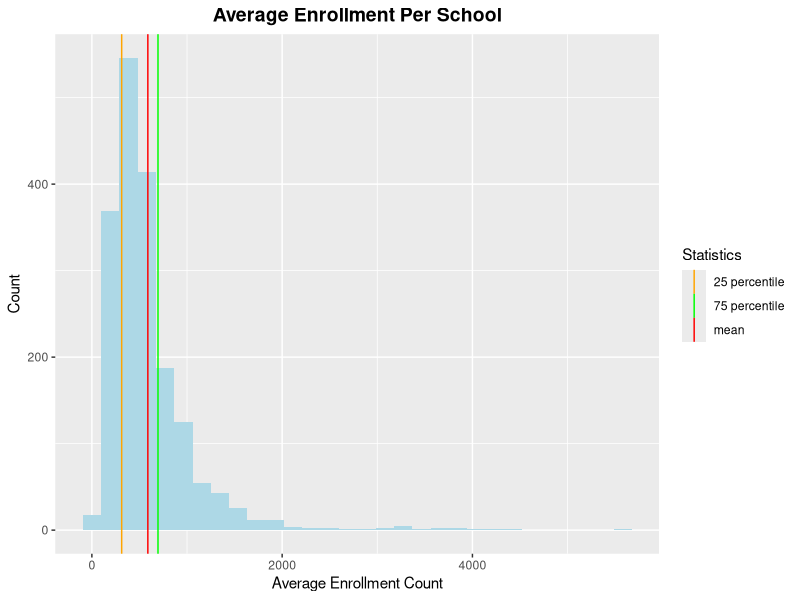
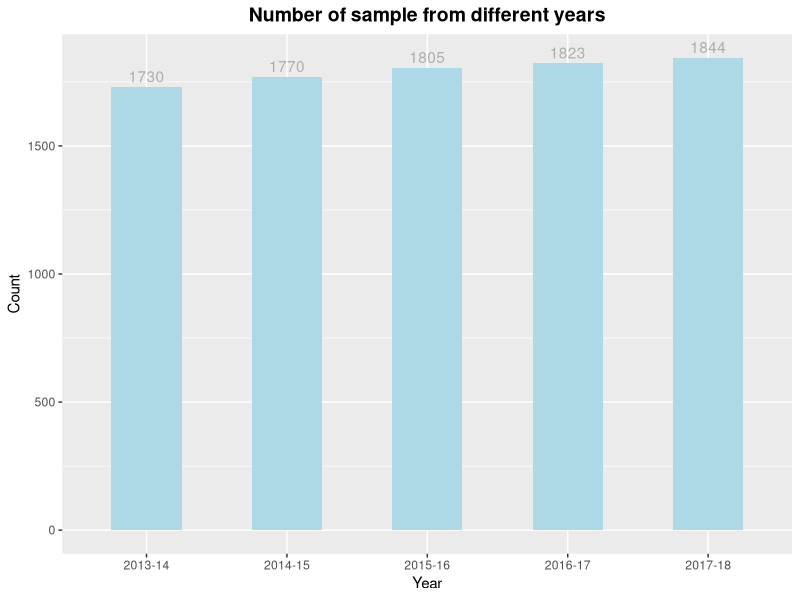

Generate these figures, in order, with R:
## ---- chunk 1
library(knitr)
library(ggplot2)
library(tidyr)
library(tidyverse)
library(dplyr)
## ---- chunk 2
school = read.csv("School.csv")
school_cleaned <- school %>%
  select(-c(DBN, X..Students.with.Disabilities, 
            X..Students.with.Disabilities.1, 
            X..English.Language.Learners,
            X..English.Language.Learners.1,
            Economic.Need.Index))
colnames(school_cleaned)[c(4, 18:33)] <- c("Grade.PK", "Female.count", "Female.percentage",
                                           "Male.count", "Male.percentage", "Asian.count",
                                           "Asian.percentage", "Black.count", "Black.percentage",
                                           "Hispanic.count", "Hispanic.percentage", "Other.count",
                                           "Other.percentage", "White.count", "White.percentage",
                                           "Poverty.count", "Poverty.percentage")
#sample data description
kable(summary(school_cleaned[, c("Total.Enrollment", "Grade.K", 
                                 "Grade.12", "Male.count", "Asian.percentage",
                                 "Poverty.count")]))
## ---- chunk 3
school_enroll <- school %>%
  group_by(School.Name) %>%
  summarise(Avg.Enroll = mean(Total.Enrollment))
p <- school_enroll %>%
  ggplot(mapping = aes(x = Avg.Enroll)) +
  geom_histogram(fill = "lightblue") +
  ggtitle("Average Enrollment Per School") +
  xlab("Average Enrollment Count") + ylab("Count")
p + 
    scale_color_manual(name = "Statistics", values = c(mean = "red", 
                                                     `25 percentile` = "orange",
                                                     `75 percentile` = "green")) +
  geom_vline(aes(xintercept = mean(school_enroll$Avg.Enroll), color = "mean")) +
  geom_vline(aes(xintercept = quantile(school_enroll$Avg.Enroll)[2], color = "25 percentile")) +
  geom_vline(aes(xintercept = quantile(school_enroll$Avg.Enroll)[4], color = "75 percentile")) +
  theme(plot.title = element_text(hjust = 0.5, face  = "bold", size = 14))
## ---- chunk 4
p <- ggplot(data= school, aes(x = Year)) +
  geom_bar(fill = "lightblue",width =0.5) +
  ggtitle("Number of sample from different years")+
  ylab("Count") +
  geom_text(stat='count',aes(label=..count..), position = position_dodge(width = 0.9), 
            vjust = -0.4, color = "grey68") +
  theme(plot.title = element_text(hjust = 0.5, face  = "bold", size = 14))
p
